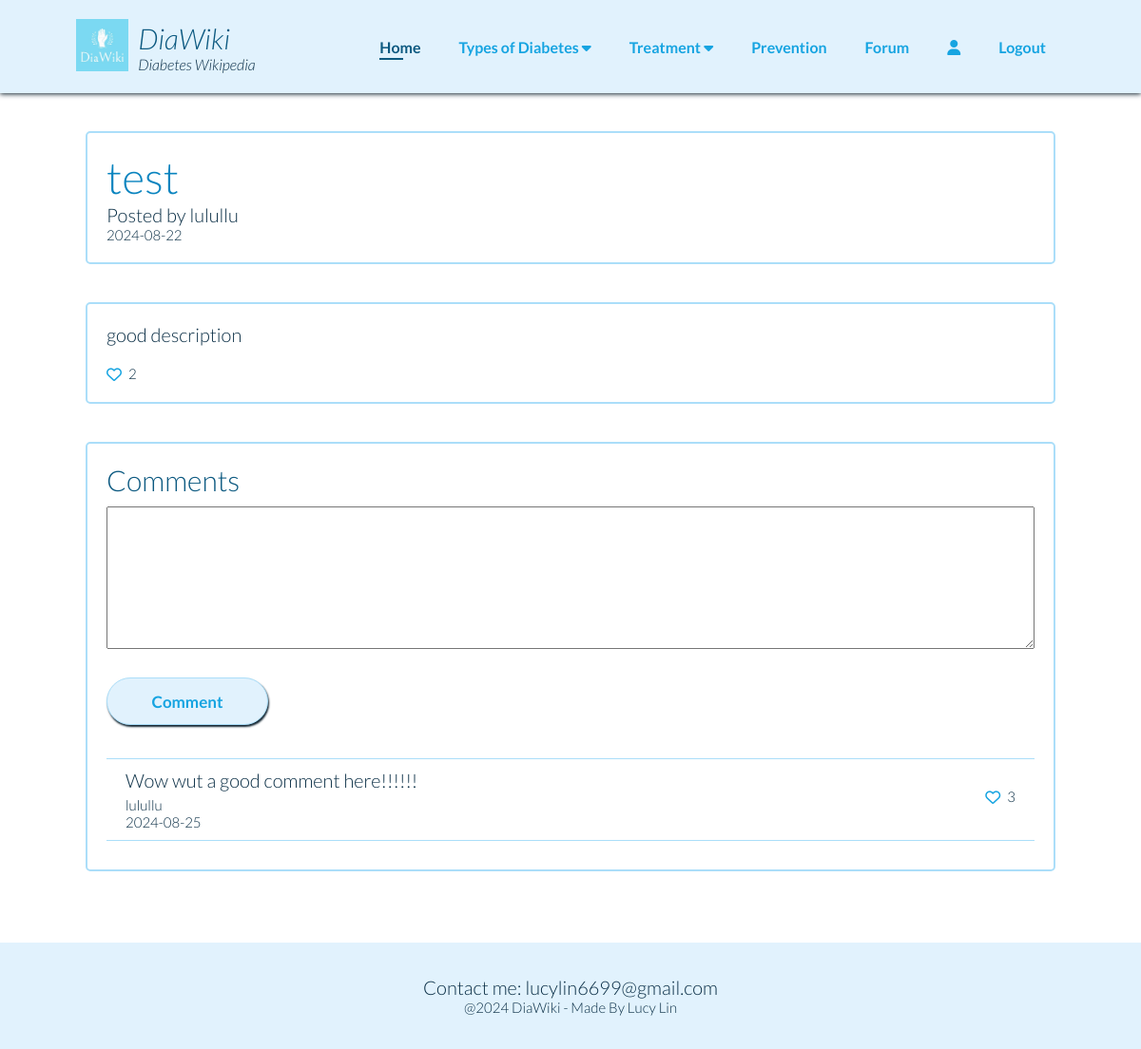
The page /topic/1 (signed in) on the database its author committed.
### app.py (models this page shows)
class Topic(db.Model):
    __tablename__ = 'Topic'
    id = db.Column(db.Integer, primary_key=True)
    title = db.Column(db.String, unique=True, nullable=False)
    description = db.Column(db.String)
    username = db.Column(db.String(20), db.ForeignKey('Person.username'), nullable=False)
    date = db.Column(db.DateTime, nullable=False, default=datetime.utcnow)
    like = db.Column(db.Integer, nullable=False, default=0)

class Comment(db.Model):
    __tablename__ = 'Comment'
    id = db.Column(db.Integer, primary_key=True)
    text = db.Column(db.String, unique=True, nullable=False)
    topicId = db.Column(db.Integer, nullable=False)
    username = db.Column(db.String(20), db.ForeignKey('Person.username'), nullable=False)
    date = db.Column(db.DateTime, nullable=False, default=datetime.utcnow)
    like = db.Column(db.Integer, nullable=False, default=0)

### app.py (the view, shortened to what this page needs)
@app.route('/topic/<int:id>', methods=["GET", "POST"])
def topic(id):
    if "user" in session:
        topic = Topic.query.filter_by(id=id).first()
        comments = Comment.query.filter_by(topicId=id).order_by(desc(Comment.date)).all()
        return render_template('topic.html', topic=topic, comments=comments)
    else:
        session['next_url'] = request.url
        return render_template('warning.html')

### templates/topic.html (shortened to what this page needs)
{% extends "base.html" %}
{% block additional_css %}
    <link rel="stylesheet" href="{{ url_for('static', filename='css/topic.css') }}">
{% endblock %}
{% block content %}
<section class="topic-box">
    <div>
        <h2>{{ topic.title }}</h2>
        <h4>Posted by {{ topic.username }}</h4>
        <h5>{{ topic.date.strftime('%Y-%m-%d') }}</h5>
    </div>
</section>
<section class="topic-box">
    <div>
        <h4>{{ topic.description }}</h4>
        <div class="like-count">
            <a href="{{ url_for('like_post', id=topic.id) }}">
                <i class="fa-regular fa-heart" style="color: #16A4E1;"></i>
            </a>
            <h5>{{ topic.like }}</h5>
        </div>
    </div>
</section>
<section class="topic-box">
    <div>
        <h3>Comments</h3>
        <form action="/topic/{{ topic.id }}" method="post" id="comment-form">
            <textarea id="comment" name="comment"></textarea>
            <button type="submit" id="submit" class="signup-btn">Comment</button>
        </form>
        {% for comment in comments %}
        <div class="comment-box">
            <div>
                <h4>{{ comment.text }}</h4>
                <h5>{{ comment.username }}</h5>
                <h5>{{ comment.date.strftime('%Y-%m-%d') }}</h5>
            </div>
            <div class="like-count">
                <a href="{{ url_for('like_comment', comment_id=comment.id, topic_id=topic.id) }}">
                    <i class="fa-regular fa-heart" style="color: #16A4E1;"></i>
                </a>
                <h5>{{ comment.like }}</h5>
            </div>
        </div>
        {% endfor %}
    </div>
</section>
{% endblock %}

### static/css/base.css (style rules this page uses)
* { margin: 0; padding: 0; box-sizing: border-box; font-family: 'Lato', sans-serif; font-weight: 300; }
h2 { font-size: 46px; line-height: 54px; color: #0a84bf; }
h3 { font-size: 30px; color: #0C5980; }
h4 { font-size: 20px; color: #0B2F46; }
h5 { font-size: 15px; color: #0B2F46; }
body { width: 100%; }
.signup-btn { padding: 10px; margin: 25px; background-color: #E1F2FD; width: 170px; height: 50px; border-radius: 25px; border: 1px solid #ABDEF9; box-shadow: 1px 2px 2px rgb(17, 36, 48); font-size: 17px; font-weight: 600; color: #16A4E1; }

### static/css/topic.css (style rules this page uses)
.topic-box { display: flex; justify-content: center; align-items: center; width: 100%; }
.topic-box > div { border: 2px solid #ABDEF9; border-radius: 5px; width: 85%; padding: 20px; margin: 40px 0 0 0; }
.like-count { display: flex; margin-top: 20px; }
.like-count > a { margin-right: 7px; }
input, textarea, select { margin: 10px 0; padding: 10px; font-size: 20px; }
textarea { height: 150px; }
#comment-form { display: flex; flex-direction: column; justify-content: left; align-items: left; }
#comment-form textarea { width: 100%; }
.signup-btn { margin-left: 0; margin-top: 20px; }
.comment-box { display: flex; justify-content: space-between; border-top: 1px solid #ABDEF9; border-bottom: 1px solid #ABDEF9; padding: 10px 20px; margin: 10px 0; }
.comment-box h4 { margin-bottom: 5px; }
a { text-decoration: none; }

### rows shown on the page
Topic: title "test", username "lulullu", date "2024-08-22", description "good description", like "2"
Comment: text "Wow wut a good comment here!!!!!!", username "lulullu", date "2024-08-25", like "3"
